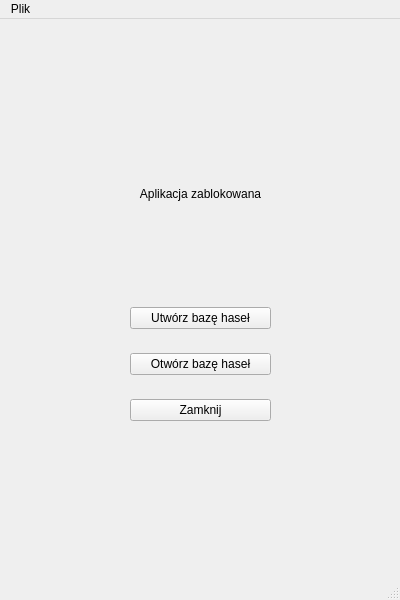
<?xml version="1.0" encoding="UTF-8"?>
<ui version="4.0">
 <class>MainWindow</class>
 <widget class="QMainWindow" name="MainWindow">
  <property name="geometry">
   <rect>
    <x>0</x>
    <y>0</y>
    <width>400</width>
    <height>600</height>
   </rect>
  </property>
  <property name="windowTitle">
   <string>Menedżer haseł</string>
  </property>
  <widget class="QWidget" name="centralwidget">
   <widget class="QLabel" name="label">
    <property name="geometry">
     <rect>
      <x>120</x>
      <y>160</y>
      <width>161</width>
      <height>30</height>
     </rect>
    </property>
    <property name="text">
     <string>Aplikacja zablokowana</string>
    </property>
    <property name="alignment">
     <set>Qt::AlignCenter</set>
    </property>
   </widget>
   <widget class="QWidget" name="verticalLayoutWidget">
    <property name="geometry">
     <rect>
      <x>130</x>
      <y>270</y>
      <width>141</width>
      <height>151</height>
     </rect>
    </property>
    <layout class="QVBoxLayout" name="ver">
     <item>
      <widget class="QPushButton" name="create_pass_db">
       <property name="text">
        <string>Utwórz bazę haseł</string>
       </property>
      </widget>
     </item>
     <item>
      <widget class="QPushButton" name="open_pass_db">
       <property name="text">
        <string>Otwórz bazę haseł</string>
       </property>
      </widget>
     </item>
     <item>
      <widget class="QPushButton" name="close_app">
       <property name="text">
        <string>Zamknij</string>
       </property>
      </widget>
     </item>
    </layout>
   </widget>
  </widget>
  <widget class="QMenuBar" name="menubar">
   <property name="geometry">
    <rect>
     <x>0</x>
     <y>0</y>
     <width>400</width>
     <height>19</height>
    </rect>
   </property>
   <widget class="QMenu" name="menuFile">
    <property name="title">
     <string>Plik</string>
    </property>
    <addaction name="actionNew"/>
    <addaction name="actionOpen"/>
    <addaction name="actionClose"/>
   </widget>
   <addaction name="menuFile"/>
  </widget>
  <widget class="QStatusBar" name="statusbar"/>
  <action name="actionNew">
   <property name="text">
    <string>Nowy</string>
   </property>
  </action>
  <action name="actionOpen">
   <property name="text">
    <string>Otwórz</string>
   </property>
  </action>
  <action name="actionClose">
   <property name="text">
    <string>Zamknij</string>
   </property>
  </action>
 </widget>
 <resources/>
 <connections/>
</ui>
